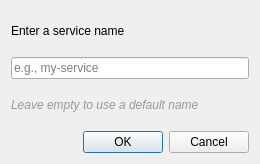
<?xml version="1.0" encoding="UTF-8"?>
<ui version="4.0">
 <class>dlgServiceName</class>
 <widget class="QDialog" name="dlgServiceName">
  <property name="geometry">
   <rect>
    <x>0</x>
    <y>0</y>
    <width>260</width>
    <height>164</height>
   </rect>
  </property>
  <property name="windowTitle">
   <string>Service name</string>
  </property>
  <layout class="QGridLayout" name="gridLayout">
   <item row="0" column="0">
    <widget class="QLabel" name="label">
     <property name="text">
      <string>Enter a service name</string>
     </property>
    </widget>
   </item>
   <item row="1" column="0">
    <widget class="QLineEdit" name="txtServiceName">
     <property name="alignment">
      <set>Qt::AlignLeading|Qt::AlignLeft|Qt::AlignVCenter</set>
     </property>
     <property name="placeholderText">
      <string>e.g., my-service</string>
     </property>
     <property name="clearButtonEnabled">
      <bool>true</bool>
     </property>
    </widget>
   </item>
   <item row="2" column="0">
    <widget class="QLabel" name="label_2">
     <property name="font">
      <font>
       <italic>true</italic>
      </font>
     </property>
     <property name="styleSheet">
      <string notr="true">color: rgb(154, 153, 150);</string>
     </property>
     <property name="text">
      <string>Leave empty to use a default name</string>
     </property>
    </widget>
   </item>
   <item row="3" column="0">
    <widget class="QDialogButtonBox" name="buttonBox">
     <property name="orientation">
      <enum>Qt::Horizontal</enum>
     </property>
     <property name="standardButtons">
      <set>QDialogButtonBox::Cancel|QDialogButtonBox::Ok</set>
     </property>
    </widget>
   </item>
  </layout>
 </widget>
 <resources/>
 <connections>
  <connection>
   <sender>buttonBox</sender>
   <signal>accepted()</signal>
   <receiver>dlgServiceName</receiver>
   <slot>accept()</slot>
   <hints>
    <hint type="sourcelabel">
     <x>248</x>
     <y>254</y>
    </hint>
    <hint type="destinationlabel">
     <x>157</x>
     <y>274</y>
    </hint>
   </hints>
  </connection>
  <connection>
   <sender>buttonBox</sender>
   <signal>rejected()</signal>
   <receiver>dlgServiceName</receiver>
   <slot>reject()</slot>
   <hints>
    <hint type="sourcelabel">
     <x>316</x>
     <y>260</y>
    </hint>
    <hint type="destinationlabel">
     <x>286</x>
     <y>274</y>
    </hint>
   </hints>
  </connection>
 </connections>
</ui>
